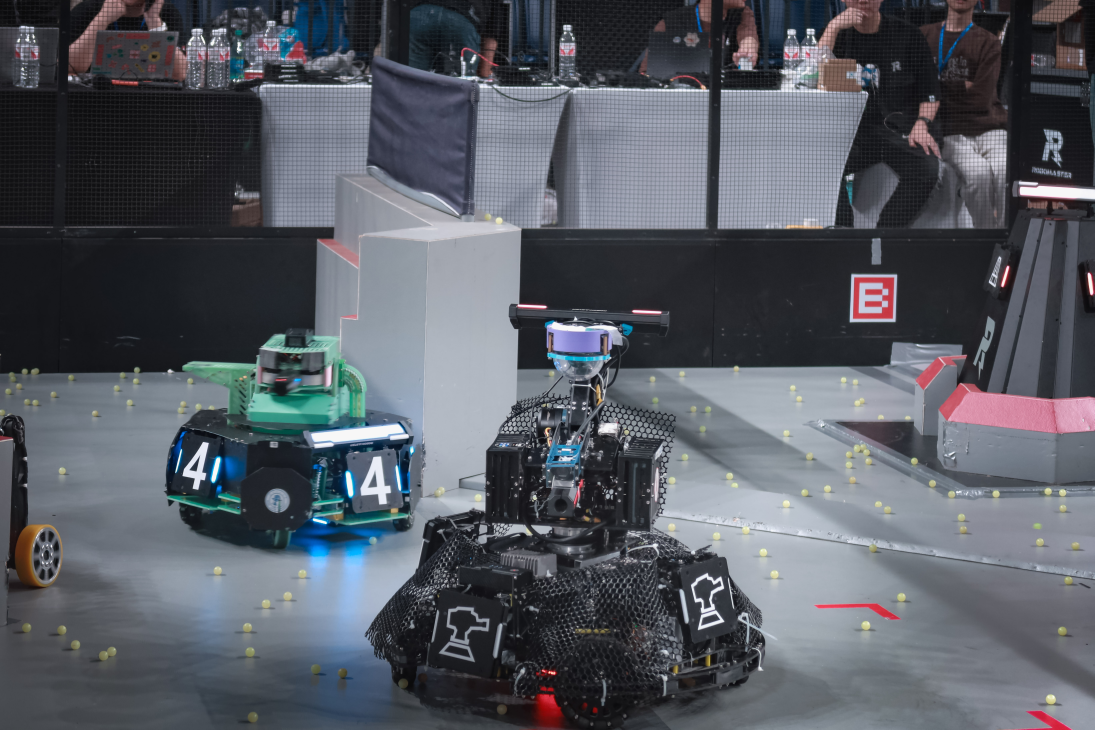
#> input picture nav.jpg, 5472 x 3648 px (shown at 1/5 size)
$ python final.py
#> lines starting #> are read from the running program, lines starting #| are printed output that depends on the picture; after the words box and inside, x2 and y2 are one past the last pixel; in counts of white or black regions, pixels touching at a corner belong together; long printed decimals are rounded
import cv2
import numpy as np


def sort_corners(corners):
    """ 四边形角点排序函数 """
    points = corners.reshape(4, 2)
    sorted_y = points[np.argsort(points[:, 1])]
    top = sorted_y[:2]
    bottom = sorted_y[2:]
    top_sorted = top[np.argsort(top[:, 0])]
    tl, tr = top_sorted[0], top_sorted[1]
    bottom_sorted = bottom[np.argsort(-bottom[:, 0])]
    br, bl = bottom_sorted[0], bottom_sorted[1]
    return np.array([tl, tr, br, bl]).reshape(4, 1, 2)


def ShapeDetection(img, imgContour):
    """ 形状检测与姿态解算主函数 """
    # 相机内参配置
    fx = 1120.0
    fy = 1120.0
    cx = 2240 / 2
    cy = 1260 / 2
    camera_matrix = np.array([[fx, 0, cx],
                              [0, fy, cy],
                              [0, 0, 1]], dtype=np.float32)
    dist_coeffs = np.zeros((4, 1))

    # 图像预处理
    imgGray = cv2.cvtColor(img, cv2.COLOR_BGR2GRAY)
    imgBlur = cv2.GaussianBlur(imgGray, (5, 5), 1)
    imgCanny = cv2.Canny(imgBlur, 60, 60)

    contours, _ = cv2.findContours(imgCanny, cv2.RETR_EXTERNAL, cv2.CHAIN_APPROX_NONE)
    quadrilaterals = []

    for obj in contours:
        perimeter = 0.03 * cv2.arcLength(obj, True)
        approx = cv2.approxPolyDP(obj, perimeter, True)
        CornerNum = len(approx)
        area = cv2.contourArea(approx)

        if CornerNum == 4 and area > 15000:
            approx = sort_corners(approx)
            x, y, w, h = cv2.boundingRect(approx)

            # 绘制检测图形
            cv2.drawContours(imgContour, [approx], -1, (255, 0, 0), 4)
            cv2.rectangle(imgContour, (x, y), (x + w, y + h), (0, 0, 255), 2)
            cv2.putText(imgContour, "Tag", (x + (w // 2), y + (h // 2)),
                        cv2.FONT_HERSHEY_SIMPLEX, 0.6, (0, 0, 0), 1)

            # 姿态解算
            tag_size = 150.0  # mm
            half_size = tag_size / 2.0
            object_points = np.array([
                [-half_size, half_size, 0],
                [half_size, half_size, 0],
                [half_size, -half_size, 0],
                [-half_size, -half_size, 0]
            ], dtype=np.float32)

            image_points = approx.astype(np.float32).reshape(4, 2)

            success, rvec, tvec = cv2.solvePnP(object_points,
                                               image_points,
                                               camera_matrix,
                                               dist_coeffs)

            if success:
                # 计算三维坐标
                pos_mm = tvec.flatten()
                distance = np.linalg.norm(tvec)

                # 计算法线夹角
                R, _ = cv2.Rodrigues(rvec)
                normal_vector = R[:, 2]
                cos_theta = np.dot(normal_vector, [0, 0, 1])
                angle_deg = np.degrees(np.arccos(cos_theta))

                height, width, _ = imgContour.shape

                # 标注结果
                cv2.putText(imgContour, f"Dist: {distance:.2f}mm", (20, 100),
                            cv2.FONT_HERSHEY_SIMPLEX, 3.0, (0, 255, 0), 2)
                cv2.putText(imgContour, f"Angle: {angle_deg:.2f}deg", (20, 200),
                            cv2.FONT_HERSHEY_SIMPLEX, 3.0, (0, 255, 0), 2)

                print(f"三维坐标（mm）: X={pos_mm[0]}, Y={pos_mm[1]}, Z={pos_mm[2]}")
                print(f"距离: {distance}mm")
                print(f"法线夹角: {angle_deg}°\n")

    return imgContour


# 主程序
if __name__ == "__main__":
    # 读取原始图像并检测红色区域
    img_bgr = cv2.imread('nav.jpg')
#> img_bgr is the input picture: shape (3648, 5472, 3); mean B, G, R 99, 90.8, 86.7
    img_hsv = cv2.cvtColor(img_bgr, cv2.COLOR_BGR2HSV)
#> img_hsv: shape (3648, 5472, 3); mean H, S, V 110.2, 44.3, 101.1

    # 红色阈值范围
    lower_red1 = np.array([0, 100, 100])
    upper_red1 = np.array([10, 255, 255])
    lower_red2 = np.array([160, 100, 100])
    upper_red2 = np.array([179, 255, 255])

    # 创建红色掩膜
    mask_red1 = cv2.inRange(img_hsv, lower_red1, upper_red1)
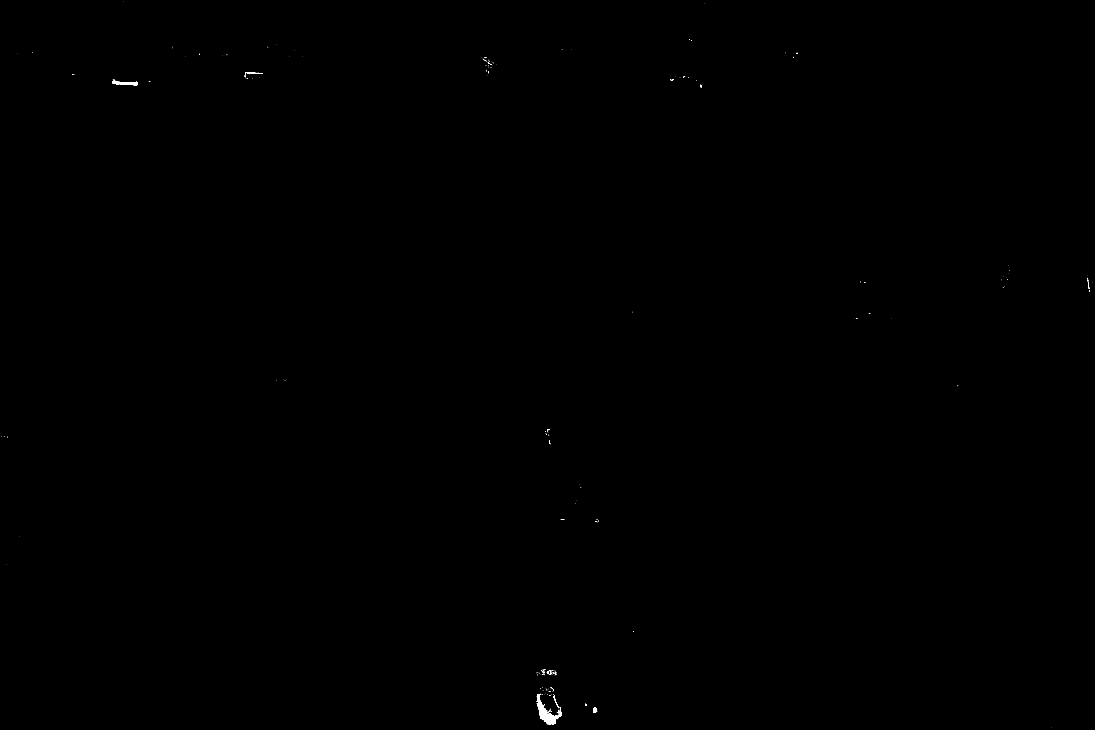
#> mask_red1: shape (3648, 5472) (shown at 1/5 size); 0.05% white; 233 white regions (211 under 20 px), largest, box (x1, y1, x2, y2) and area: (2683, 3469, 2810, 3623) 5478, (560, 407, 690, 426) 1498, (2965, 3538, 2986, 3563) 373
    mask_red2 = cv2.inRange(img_hsv, lower_red2, upper_red2)
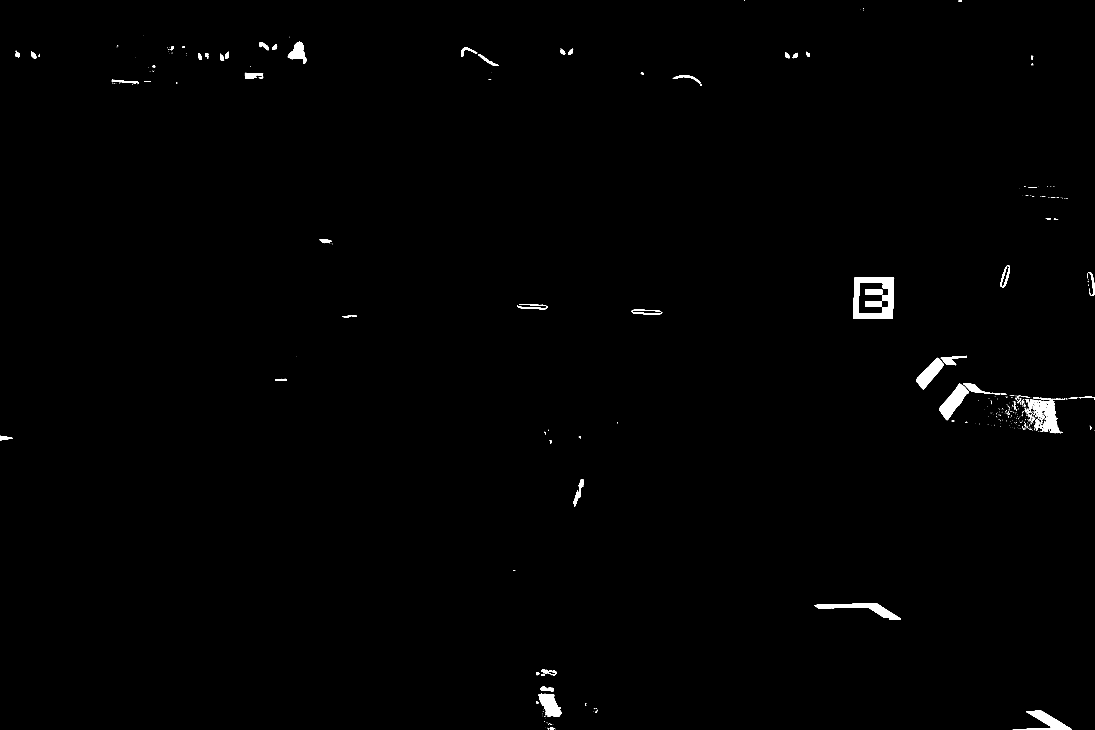
#> mask_red2: shape (3648, 5472) (shown at 1/5 size); 0.6% white; 583 white regions (441 under 20 px), largest, box (x1, y1, x2, y2) and area: (4266, 1388, 4471, 1593) 20725, (4695, 1917, 4845, 2101) 11066, (4072, 3017, 4504, 3099) 10334
    mask_red = cv2.bitwise_or(mask_red1, mask_red2)
#> mask_red: shape (3648, 5472); 0.64% white; 564 white regions (425 under 20 px), largest, box (x1, y1, x2, y2) and area: (4266, 1388, 4471, 1593) 20756, (2682, 3469, 2810, 3624) 13626, (4695, 1917, 4845, 2101) 11071

    # 应用掩膜
    img_tag = cv2.bitwise_and(img_bgr, img_bgr, mask=mask_red)
    img_contour = img_tag.copy()

    # 执行检测与解算
    result_img = ShapeDetection(img_tag, img_contour)
#> in ShapeDetection, `imgCanny = cv2.Canny(imgBlur, 60, 60)`:
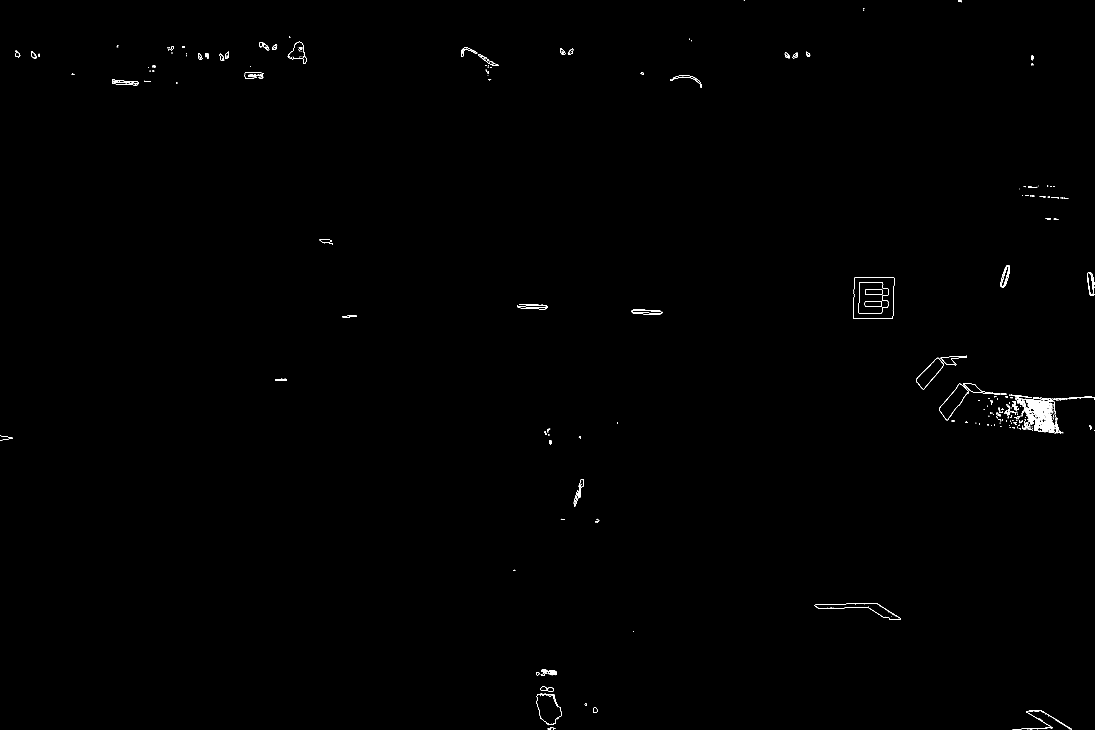
#> imgCanny: shape (3648, 5472) (shown at 1/5 size); 0.14% white in thin lines or dots
#> in ShapeDetection, `contours, _ = cv2.findContours(imgCanny, cv2.RETR_EXTERNAL, cv2.CHAIN_..`: contours = 631 contours, 504 with area under 20; largest, box (x1, y1, x2, y2) and area: (4265, 1387, 4471, 1594) 40882, (4695, 1917, 4845, 2101) 11215, (4072, 3016, 4504, 3100) 10710, (4580, 1789, 4719, 1947) 9117, (1439, 207, 1532, 318) 5090
#> the loop in ShapeDetection, `for obj in contours:` made 631 passes
#> (perimeter, CornerNum, area, x, y, w, h, tag_size) on pass 491: (24.64, 4, 39796, 4266, 1388, 205, 205, 150)
#> (perimeter, CornerNum, area) on passes 33, 34, 35, 40, 41, 43: (40.21, 8, 69.5), (2.36, 5, 349), (1.08, 6, 78), (3.97, 7, 81.5), (32.62, 8, 1033.5), (2.75, 6, 452.5)
#| 三维坐标（mm）: X=2384.481, Y=631.489, Z=822.331
#| 距离: 2600.145725192816mm
#| 法线夹角: 179.076°

    # 显示并保存结果
    cv2.namedWindow("Detection Result", cv2.WINDOW_NORMAL)
    cv2.imshow("Detection Result", result_img)
    cv2.imwrite("final_result.jpg", result_img)
    cv2.waitKey(0)
    cv2.destroyAllWindows()
